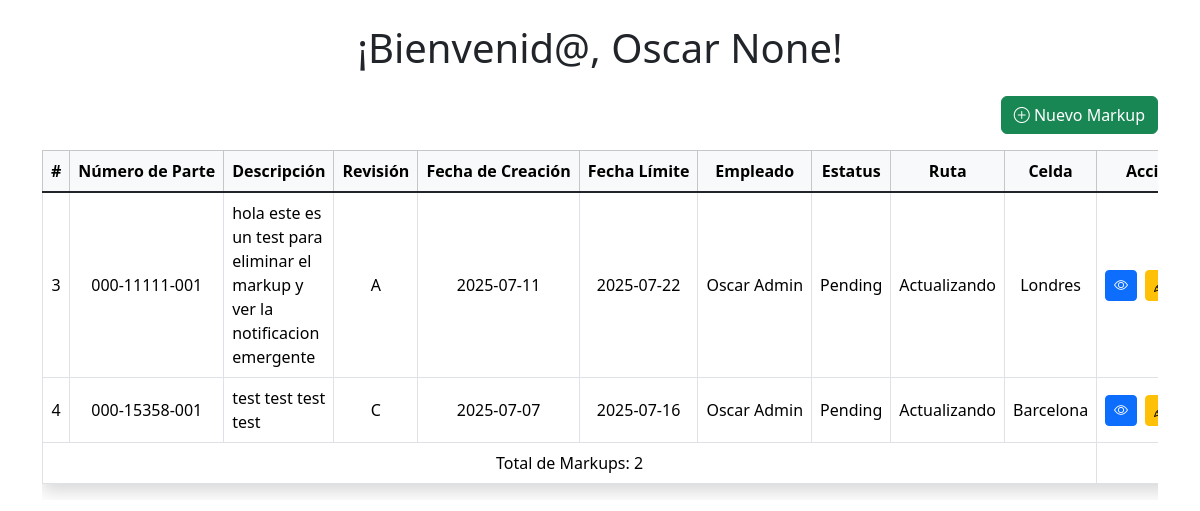
The page /markups (signed in) on the database as committed earlier.
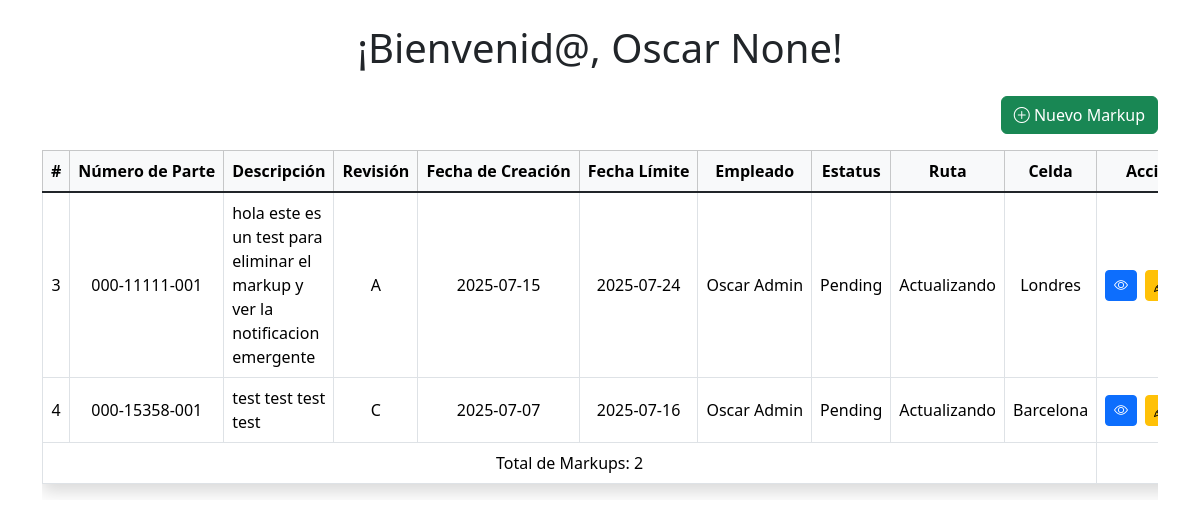
The same page on the database as committed later.
### tables this page shows
CREATE TABLE markups (
    id INTEGER PRIMARY KEY AUTOINCREMENT,
    part_number TEXT NOT NULL,
    description TEXT NOT NULL,
    revision TEXT NOT NULL,
    created_at TEXT NOT NULL,
    due_date TEXT NOT NULL,
    employee_id INTEGER NOT NULL,
    status_id INTEGER NOT NULL,
    route_id INTEGER NOT NULL,
    workCell_id INTEGER NOT NULL, file_url TEXT,

    FOREIGN KEY (employee_id) REFERENCES employees(id_employee) ON DELETE CASCADE,
    FOREIGN KEY (status_id) REFERENCES status(id) ON DELETE CASCADE,
    FOREIGN KEY (route_id) REFERENCES routes(id) ON DELETE CASCADE,
    FOREIGN KEY (workCell_id) REFERENCES workCells(id) ON DELETE CASCADE
);

CREATE TABLE status (
    id INTEGER PRIMARY KEY AUTOINCREMENT,
    status TEXT NOT NULL
);

CREATE TABLE routes (
    id INTEGER PRIMARY KEY AUTOINCREMENT,
    route TEXT NOT NULL
);

CREATE TABLE workCells (
    id INTEGER PRIMARY KEY AUTOINCREMENT,
    name TEXT NOT NULL,
    coreteam_id INTEGER NOT NULL,

    FOREIGN KEY (coreteam_id) REFERENCES coreTeams(id) ON DELETE CASCADE
);

### src/app.py (the view)
@app.route("/markups")
def list_markups():
    if "user_id" not in session:
        return redirect(url_for("login"))
    name = session.get("name")
    lastname = session.get("lastname")
    conn = sqlite3.connect(DB_PATH)
    cursor = conn.cursor()
    cursor.execute("SELECT * FROM view_markups")
    markups = cursor.fetchall()
    cursor.execute("SELECT id_employee, name || ' ' || lastname FROM employees")
    employees = cursor.fetchall()
    cursor.execute("SELECT * FROM status")
    statuses = cursor.fetchall()
    cursor.execute("SELECT * FROM routes")
    routes = cursor.fetchall()
    cursor.execute("SELECT id, name FROM workCells")
    workcells = cursor.fetchall()
    conn.close()
    return render_template("list_markups.html", markups=markups,
                           employees=employees, statuses=statuses,
                           routes=routes, workcells=workcells, name=name, lastname=lastname)

### src/app.py (called while the page is built)
@app.template_filter('datetimeformat')
def datetimeformat(value, format='%Y-%m-%d'):
    try:
        if isinstance(value, str):
            value = datetime.fromisoformat(value)
        return value.strftime(format)
    except Exception:
        return ''

### src/templates/list_markups.html (shortened to what this page needs)
<!DOCTYPE html>
<html lang="es">
<head>
    <link href="https://cdn.jsdelivr.net/npm/bootstrap@5.3.7/dist/css/bootstrap.min.css" rel="stylesheet">
    <link rel="stylesheet" href="https://cdn.jsdelivr.net/npm/bootstrap-icons@1.10.5/font/bootstrap-icons.css">
    <link rel="stylesheet" href="">
</head>
<body>
    <div class="container mt-4">
        <h1 class="text-center mb-4">¡Bienvenid@, {{ name }} {{ lastname }}!</h1>
        <div class="d-flex justify-content-end mb-3">
            <button class="btn btn-success" data-bs-toggle="modal" data-bs-target="#newMarkupModal" title="Agregar Nuevo Markup">
              <i class="bi bi-plus-circle"></i> Nuevo Markup
            </button>
          </div>
          <div class="table-responsive">
            <table class="table table-bordered table-hover shadow">
              <thead class="table-light text-center">
                <tr>
                  <th>#</th>
                  <th>Número de Parte</th>
                  <th>Descripción</th>
                  <th>Revisión</th>
                  <th>Fecha de Creación</th>
                  <th>Fecha Límite</th>
                  <th>Empleado</th>
                  <th>Estatus</th>
                  <th>Ruta</th>
                  <th>Celda</th>
                  <th>Acciones</th>
                </tr>
              </thead>
              <tbody class="table-group-divider text-center">
                {% for markup in markups %}
                <tr>
                  <td>{{ markup[0] }}</td>
                  <td>{{ markup[1] }}</td>
                  <td class="text-start">{{ markup[2] }}</td>
                  <td>{{ markup[3] }}</td>
                  <td>{{ markup[4]|datetimeformat }}</td>
                  <td>{{ markup[5]|datetimeformat }}</td>
                  <td>{{ markup[6] }}</td>
                  <td>{{ markup[7] }}</td>
                  <td>{{ markup[8] }}</td>
                  <td>{{ markup[9] }}</td>
                  <td class="text-center">
                    <div class="d-flex justify-content-center gap-2">
                      <button class="btn btn-primary btn-sm" data-bs-toggle="modal" data-bs-target="#viewLinkModal{{ markup[0] }}" title="Ver Enlace">
                        <i class="bi bi-eye"></i>
                      </button>
                    <div class="d-flex justify-content-center gap-2">
                      <button class="btn btn-warning btn-sm" data-bs-toggle="modal" data-bs-target="#editModal{{ markup[0] }}" title="Editar">
                        <i class="bi bi-pencil"></i>
                      </button>
                    </div>
                  </td>
                </tr>
                </div>
                {% endfor %}
            <tfoot>
                <tr class="text-center">
                    <td colspan="10">Total de Markups: {{ markups|length }}</td>
                </tr>
            </tfoot>
</body>
</html>

### src/templates/list_markups.html (style rules this page uses)
table { table-layout: auto !important; width: 100% !important; }
td, th { white-space: nowrap; vertical-align: middle; }
td.text-start { white-space: normal; }

Rows that differ between the two databases and show on the page:
changed markups "hola este es un test para eliminar el markup y ver la notificacion emergente": created_at "2025-07-11" → "2025-07-15"; due_date "2025-07-22" → "2025-07-24"
